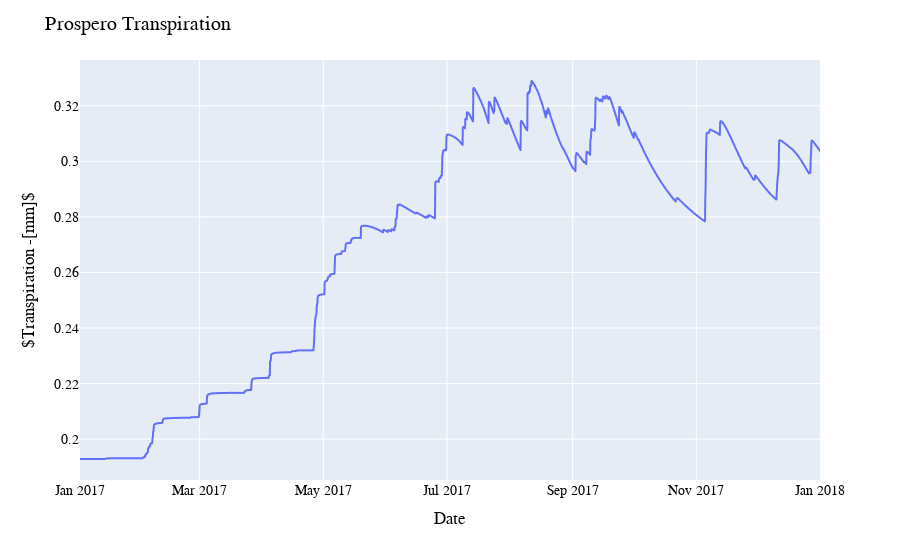

The notebook cell this image was saved under:
### Code cell
df = pd.read_csv('Moisture_1.csv',skiprows=6, sep=',', parse_dates=[0], na_values=-9999,usecols=[1,2])
df.columns = ['Datetime','Prospero']
fig = px.line(df, x='Datetime', y='Prospero')
fig.update_layout(
        title='Prospero Transpiration',
        xaxis_title="Date",
        font_family="Times New Roman",
        font_color="Black",
        title_font_family="Times New Roman",
        title_font_color="Black",
        yaxis_title="$Transpiration -[mm]$",
        font=dict(size=14))
fig.show()

### Figure 1 — Plotly figure (JSON) as saved in the notebook; plotly's stock layout.template omitted (floating-point values rounded to 4 significant figures; data arrays with more than 128 entries replaced by an {"elided": "..."} marker saying what was removed)
{"data": [{"hovertemplate": "Datetime=%{x}<br>Prospero=%{y}<extra></extra>", "legendgroup": "", "line": {"color": "#636efa", "dash": "solid"}, "marker": {"symbol": "circle"}, "mode": "lines", "name": "", "showlegend": false, "type": "scattergl", "x": {"elided": "8761 str values"}, "xaxis": "x", "y": {"elided": "8761 float values"}, "yaxis": "y"}], "layout": {"autosize": true, "font": {"color": "Black", "family": "Times New Roman", "size": 14}, "legend": {"tracegroupgap": 0}, "margin": {"t": 60}, "title": {"font": {"color": "Black", "family": "Times New Roman"}, "text": "Prospero Transpiration"}, "xaxis": {"anchor": "y", "autorange": true, "domain": [0, 1], "range": ["2017-01-01", "2018-01-01"], "title": {"text": "Date"}, "type": "date"}, "yaxis": {"anchor": "x", "autorange": true, "domain": [0, 1], "range": [0.1853, 0.3365], "title": {"text": "$Transpiration -[mm]$"}, "type": "linear"}}}
